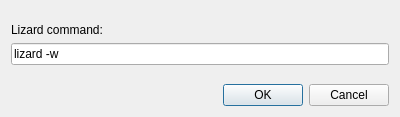
<?xml version="1.0" encoding="UTF-8"?>
<ui version="4.0">
 <class>Dialog</class>
 <widget class="QDialog" name="Dialog">
  <property name="geometry">
   <rect>
    <x>0</x>
    <y>0</y>
    <width>400</width>
    <height>117</height>
   </rect>
  </property>
  <property name="windowTitle">
   <string>qtc-clock options</string>
  </property>
  <layout class="QGridLayout" name="gridLayout">
   <item row="0" column="0">
    <spacer name="verticalSpacer">
     <property name="orientation">
      <enum>Qt::Vertical</enum>
     </property>
     <property name="sizeHint" stdset="0">
      <size>
       <width>20</width>
       <height>40</height>
      </size>
     </property>
    </spacer>
   </item>
   <item row="3" column="0">
    <widget class="QDialogButtonBox" name="buttonBox">
     <property name="orientation">
      <enum>Qt::Horizontal</enum>
     </property>
     <property name="standardButtons">
      <set>QDialogButtonBox::Cancel|QDialogButtonBox::Ok</set>
     </property>
    </widget>
   </item>
   <item row="1" column="0">
    <layout class="QVBoxLayout" name="verticalLayout">
     <item>
      <widget class="QLabel" name="label">
       <property name="text">
        <string>Lizard command:</string>
       </property>
      </widget>
     </item>
     <item>
      <widget class="QLineEdit" name="lineEdit">
       <property name="text">
        <string>lizard -w</string>
       </property>
      </widget>
     </item>
    </layout>
   </item>
   <item row="2" column="0">
    <spacer name="verticalSpacer_2">
     <property name="orientation">
      <enum>Qt::Vertical</enum>
     </property>
     <property name="sizeHint" stdset="0">
      <size>
       <width>20</width>
       <height>40</height>
      </size>
     </property>
    </spacer>
   </item>
  </layout>
 </widget>
 <resources/>
 <connections>
  <connection>
   <sender>buttonBox</sender>
   <signal>accepted()</signal>
   <receiver>Dialog</receiver>
   <slot>accept()</slot>
   <hints>
    <hint type="sourcelabel">
     <x>248</x>
     <y>254</y>
    </hint>
    <hint type="destinationlabel">
     <x>157</x>
     <y>274</y>
    </hint>
   </hints>
  </connection>
  <connection>
   <sender>buttonBox</sender>
   <signal>rejected()</signal>
   <receiver>Dialog</receiver>
   <slot>reject()</slot>
   <hints>
    <hint type="sourcelabel">
     <x>316</x>
     <y>260</y>
    </hint>
    <hint type="destinationlabel">
     <x>286</x>
     <y>274</y>
    </hint>
   </hints>
  </connection>
 </connections>
</ui>
